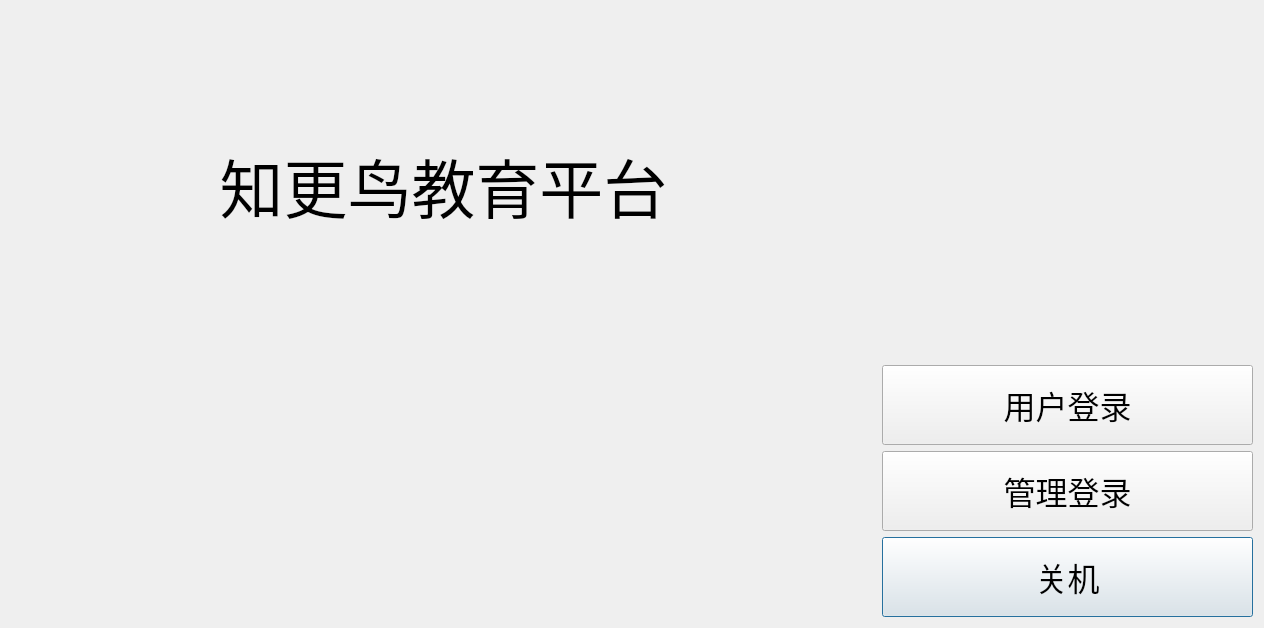
<?xml version="1.0" encoding="UTF-8"?>
<ui version="4.0">
 <class>zgnep_account_start</class>
 <widget class="QDialog" name="zgnep_account_start">
  <property name="geometry">
   <rect>
    <x>0</x>
    <y>0</y>
    <width>1264</width>
    <height>628</height>
   </rect>
  </property>
  <property name="sizePolicy">
   <sizepolicy hsizetype="Ignored" vsizetype="Ignored">
    <horstretch>0</horstretch>
    <verstretch>0</verstretch>
   </sizepolicy>
  </property>
  <property name="contextMenuPolicy">
   <enum>Qt::DefaultContextMenu</enum>
  </property>
  <property name="windowTitle">
   <string>zgnep_account_start</string>
  </property>
  <property name="layoutDirection">
   <enum>Qt::LeftToRight</enum>
  </property>
  <property name="autoFillBackground">
   <bool>true</bool>
  </property>
  <property name="styleSheet">
   <string notr="true">background-repeat: no-repeat;
background-position: center;
 background-attachment: fixed; 
background-size: cover;
</string>
  </property>
  <layout class="QGridLayout" name="gridLayout" columnstretch="7,3">
   <item row="4" column="1">
    <widget class="QPushButton" name="pushButton_3">
     <property name="minimumSize">
      <size>
       <width>100</width>
       <height>80</height>
      </size>
     </property>
     <property name="font">
      <font>
       <pointsize>24</pointsize>
      </font>
     </property>
     <property name="text">
      <string>关机</string>
     </property>
     <property name="icon">
      <iconset resource="../setting/settingSrc.qrc">
       <normaloff>:/icon/关机.png</normaloff>:/icon/关机.png</iconset>
     </property>
     <property name="iconSize">
      <size>
       <width>60</width>
       <height>60</height>
      </size>
     </property>
    </widget>
   </item>
   <item row="0" column="0">
    <widget class="QLabel" name="label">
     <property name="minimumSize">
      <size>
       <width>0</width>
       <height>0</height>
      </size>
     </property>
     <property name="font">
      <font>
       <pointsize>48</pointsize>
      </font>
     </property>
     <property name="text">
      <string>知更鸟教育平台</string>
     </property>
     <property name="alignment">
      <set>Qt::AlignCenter</set>
     </property>
    </widget>
   </item>
   <item row="3" column="1">
    <widget class="QPushButton" name="pushButton_2">
     <property name="minimumSize">
      <size>
       <width>100</width>
       <height>80</height>
      </size>
     </property>
     <property name="font">
      <font>
       <pointsize>24</pointsize>
      </font>
     </property>
     <property name="text">
      <string>管理登录</string>
     </property>
     <property name="icon">
      <iconset resource="src.qrc">
       <normaloff>:/src/管理员.png</normaloff>:/src/管理员.png</iconset>
     </property>
     <property name="iconSize">
      <size>
       <width>60</width>
       <height>60</height>
      </size>
     </property>
    </widget>
   </item>
   <item row="2" column="1">
    <widget class="QPushButton" name="pushButton">
     <property name="minimumSize">
      <size>
       <width>100</width>
       <height>80</height>
      </size>
     </property>
     <property name="baseSize">
      <size>
       <width>240</width>
       <height>160</height>
      </size>
     </property>
     <property name="font">
      <font>
       <pointsize>24</pointsize>
      </font>
     </property>
     <property name="text">
      <string>用户登录</string>
     </property>
     <property name="icon">
      <iconset resource="src.qrc">
       <normaloff>:/src/用户.png</normaloff>:/src/用户.png</iconset>
     </property>
     <property name="iconSize">
      <size>
       <width>60</width>
       <height>60</height>
      </size>
     </property>
    </widget>
   </item>
  </layout>
 </widget>
 <resources>
  <include location="src.qrc"/>
  <include location="../setting/settingSrc.qrc"/>
 </resources>
 <connections/>
</ui>
